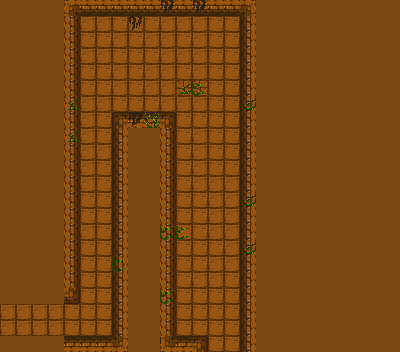

A 2D game scene composited from a Tiled map and its tileset images. What follows is a short description and the map's XML, with each tile layer's data collapsed to a summary:
An orthogonal 25x22 tile map with 16x16 px tiles, 2 tile layers (Kachelebene 1, top) and 5 objects (2x exit, 2x enemy_area, chest).

<map version="1.0" orientation="orthogonal" renderorder="right-down" width="25" height="22" tilewidth="16" tileheight="16" nextobjectid="81">
 <tileset firstgid="1" name="tileset.png" tilewidth="16" tileheight="16" tilecount="140" columns="28">
  <image source="../images/tileset.png" width="448" height="80" />
 </tileset>
 <layer name="Kachelebene 1" width="25" height="22">
  <properties>
   <property name="tileset" value="tileset.png" />
  </properties>
  <data>[550 cells, 550 non-empty, 16 distinct tile ids]</data>
 </layer>
 <objectgroup name="objects">
  <object id="73" name="exit_south" type="exit" x="208" y="336" width="32" height="16">
   <properties>
    <property name="direction" value="south" />
   </properties>
  </object>
  <object id="77" name="exit_west" type="exit" x="64" y="304" width="16" height="32">
   <properties>
    <property name="direction" value="west" />
   </properties>
  </object>
  <object id="80" name="chest" type="chest" x="144" y="48" width="16" height="16" />
 </objectgroup>
 <objectgroup name="enemies">
  <object id="78" name="enemy_area" type="enemy_area" x="80" y="16" width="96" height="80" />
  <object id="79" name="enemy_area" type="enemy_area" x="176" y="16" width="48" height="240" />
 </objectgroup>
 <layer name="top" width="25" height="22">
  <properties>
   <property name="tileset" value="tileset.png" />
  </properties>
  <data>[550 cells, 24 non-empty, 5 distinct tile ids]</data>
 </layer>
</map>
